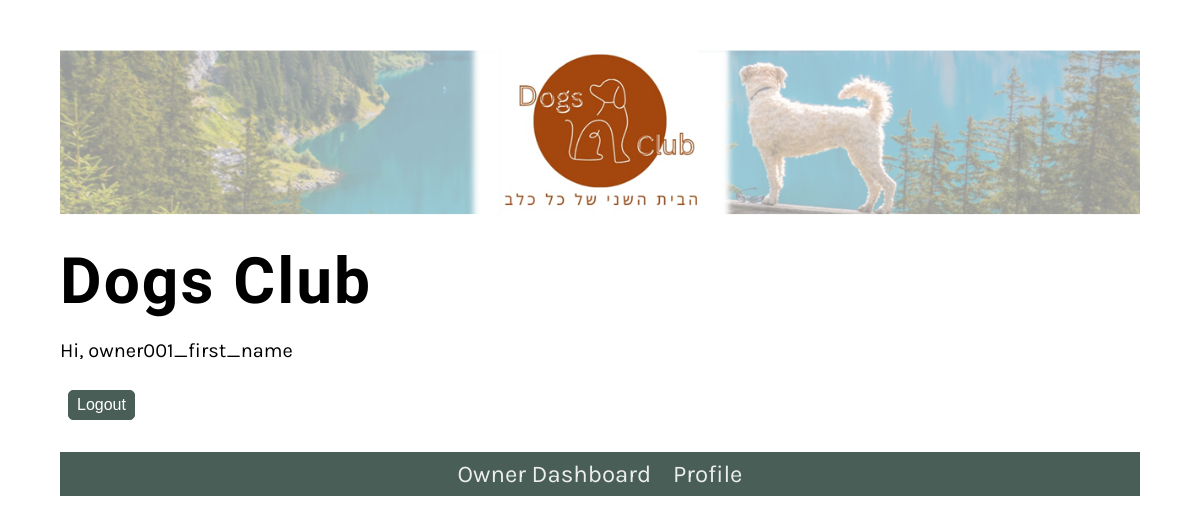
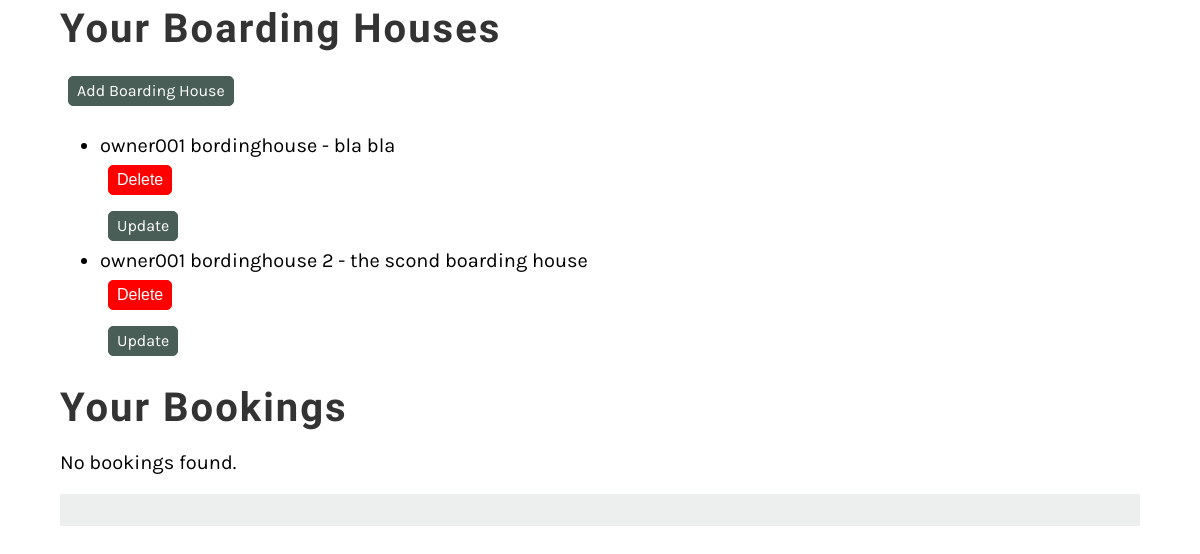
The page /owner/dashboard/ (signed in) on the database as committed earlier (2 pictures, top to bottom).
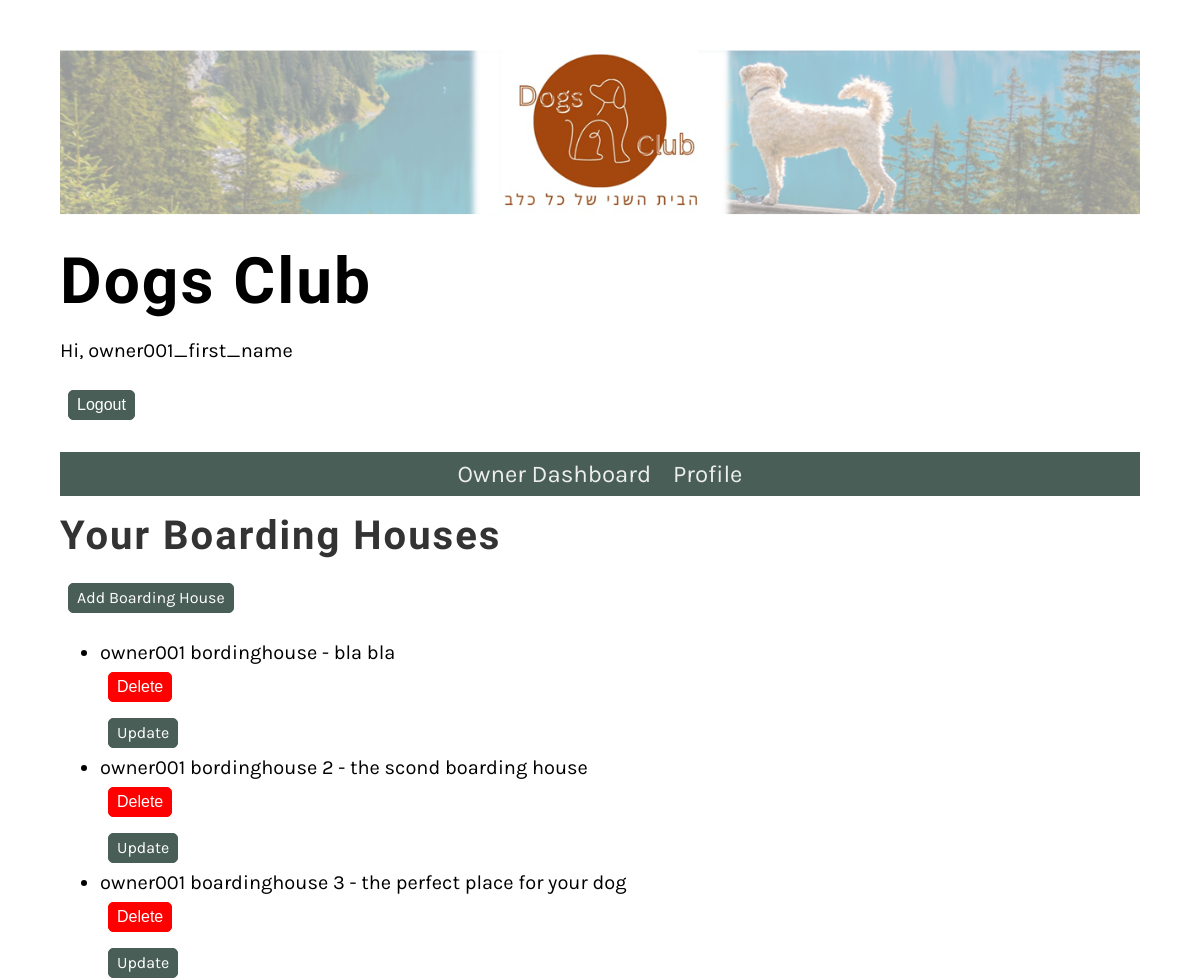
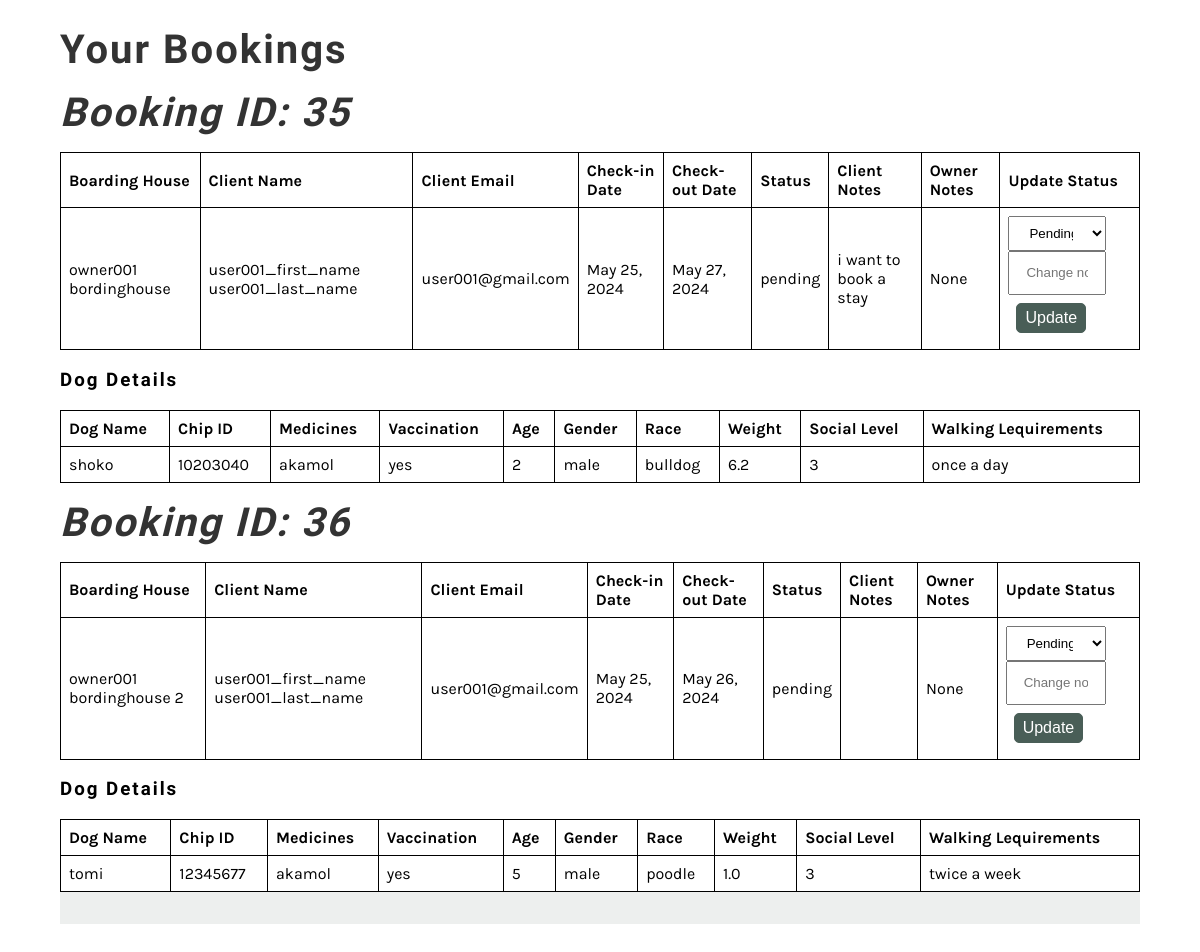
The same page on the database as committed later (2 pictures, top to bottom).
### Website/models.py (models this page shows, shortened)
class BoardingHouse(models.Model):
    DEFAULT_MAP_LOCATION = r"https://www.google.com/maps/embed?pb=!1m18!1m12!1m3!1d3487844.11496039!2d32.44041769453558!3d31.383867609568092!2m3!1f0!2f0!3f0!3m2!1i1024!2i768!4f13.1!3m3!1m2!1s0x1500492432a7c98b%3A0x6a6b422013352cba!2sIsrael!5e0!3m2!1sen!2sil!4v1712740457423!5m2!1sen!2sil"
    user = models.ForeignKey(User, on_delete=models.CASCADE)
    name = models.CharField(max_length=255)
    description = models.TextField()
    location = models.CharField(max_length=255)
    map_location = models.URLField(default=DEFAULT_MAP_LOCATION, max_length=1000)
    contact_details = models.CharField(max_length=255)
    available_spaces = models.PositiveIntegerField()

class Booking(models.Model):
    STATUS_CHOICES = [
        ('pending', 'Pending'),
        ('approved', 'Approved'),
        ('declined', 'Declined'),
    ]
    user = models.ForeignKey(User, on_delete=models.CASCADE)
    boarding_house = models.ForeignKey(BoardingHouse,  on_delete=models.SET_NULL, null=True)
    check_in_date = models.DateField()
    check_out_date = models.DateField()
    status = models.CharField(max_length=10, choices=STATUS_CHOICES, default='pending')
    owner_notes = models.TextField(blank=True, null=True)
    client_notes = models.TextField(blank=True, null=True)
    dog = models.ForeignKey(Dog, on_delete=models.SET_NULL, null=True)

class Dog(models.Model):
    chip_id = models.CharField(primary_key=True, max_length=50, unique=True, verbose_name="CHIPID")
    name = models.CharField(max_length=20, verbose_name="Dog's name")
    owner = models.ForeignKey(User, on_delete=models.CASCADE, verbose_name="Owner")
    medicines = models.CharField(max_length=80, verbose_name="Dog's medicines")
    VACCINATION_CHOICES = [
        ('yes', 'Yes'),
        ('no', 'No')
    ]
    vaccination = models.CharField(max_length=3, choices=VACCINATION_CHOICES, verbose_name="Vaccination", help_text="User type selection (yes/no)")
    age = models.IntegerField(verbose_name="Dog's age")
    GENDER_CHOICES = [
        ('male', 'Male'),
        ('female', 'Female')
    ]
    gender = models.CharField(max_length=8, choices=GENDER_CHOICES, verbose_name="Gender", help_text="User type selection (male/female)")
    race = models.CharField(max_length=20, verbose_name="Dog's race")
    weight = models.FloatField(verbose_name="Dog's weight")
    social_level = models.CharField(max_length=100, verbose_name="Dog's social level")
    walking_requirements = models.CharField(max_length=100, verbose_name="Dog's walking requirements")

### Website/views.py (the view)
# urls.py: path('owner/dashboard/', OwnerDashboardView.as_view(), name='owner_dashboard'),
class OwnerDashboardView(PermissionRequiredMixin, View):
    permission_required = ('Website.view_boardinghouse', 'Website.view_booking', 'Website.add_boardinghouse')
    def get(self, request, *args, **kwargs):
        user = request.user
        boarding_houses = BoardingHouse.objects.filter(user=user)
        bookings = Booking.objects.filter(boarding_house__in=boarding_houses)
        context = {'boarding_houses': boarding_houses, 'bookings': bookings}
        return render(request, 'owner_dashboard.html', context)

### Website/templatetags/custom_filters.py (called while the page is built)
@register.filter
def has_group(user, group_name):
    return user.groups.filter(name=group_name).exists()

### Website/templates/owner_dashboard.html (shortened to what this page needs)
{% extends 'base.html' %}
{% block content %}
  <h2>Your Boarding Houses</h2>
  <a href="{% url 'add_boardinghouse' %}" class = "small_button">Add Boarding House</a>
  {% if boarding_houses %}
    <ul>
      {% for boarding_house in boarding_houses %}
        <li>{{ boarding_house.name }} - {{ boarding_house.description }}</li>
        <form method="post" action="{% url 'delete_boardinghouse' boarding_house.id %}">
          <button type="submit" class = "delete_button">Delete</button>
        </form>
        <a href="{% url 'update_boardinghouse' boarding_house.id %}" class = "small_button">Update</a>
      {% endfor %}
    </ul>
  {% else %}
    <p>No boarding houses found.</p>
  {% endif %}
  <h2>Your Bookings</h2>
  {% if bookings %}
    {% for booking in bookings %}
          <h2><i>Booking ID: {{ booking.id }}</i></h2>
          <table>
            <thead>
              <tr>
                <th>Boarding House</th>
                <th>Client Name</th>
                <th>Client Email</th>
                <th>Check-in Date</th>
                <th>Check-out Date</th>
                <th>Status</th>
                <th>Client Notes</th>
                <th>Owner Notes</th>
                <th>Update Status</th>
              </tr>
            </thead>
            <tbody>
                <tr>
                  <td>{{ booking.boarding_house.name }}</td>
                  <td>{{booking.user.first_name}} {{booking.user.last_name}}</td>
                  <td>{{booking.user.email}}</td>
                  <td>{{ booking.check_in_date }}</td>
                  <td>{{ booking.check_out_date }}</td>
                  <td>{{ booking.status }}</td>
                  <td>{{ booking.client_notes }}</td>
                  <td>{{ booking.owner_notes}} </td>
                  <td>
                    <form method="post" action="{% url 'update_booking_status' booking.id %}">
                      <select name="status">
                        {% for choice in booking.STATUS_CHOICES %}
                          <option value="{{ choice.0 }}" {% if booking.status == choice.0 %}selected{% endif %}>{{ choice.1 }}</option>
                        {% endfor %}
                      </select>
                      <input type="text" name="owner_notes"  placeholder="Change notes...">
                      <button type="submit" class = "small_button">Update</button>
                    </form>
                  </td>
                </tr>
            </tbody>
          </table>
          <h3>Dog Details</h3>
          <table>
            <thead>
              <tr>
                <th>Dog Name</th>
                <th>Chip ID</th>
                <th>Medicines</th>
                <th>Vaccination</th>
                <th>Age</th>
                <th>Gender</th>
                <th>Race</th>
                <th>Weight</th>
                <th>Social Level</th>
                <th>Walking Lequirements</th>
              </tr>
            </thead>
            <tbody>
                <tr>
                  <td>{{ booking.dog.name }}</td>
                  <td>{{ booking.dog.chip_id }}</td>
                  <td>{{ booking.dog.medicines }}</td>
                  <td>{{ booking.dog.vaccination }}</td>
                  <td>{{ booking.dog.age }}</td>
                  <td>{{ booking.dog.gender }}</td>
                  <td>{{ booking.dog.race }}</td>
                  <td>{{ booking.dog.weight }}</td>
                  <td>{{ booking.dog.social_level }}</td>
                  <td>{{ booking.dog.walking_requirements }}</td>
          </table>
        {% endfor %}
  {% else %}
    <p>No bookings found.</p>
  {% endif %}
{% endblock %}

Rows that differ between the two databases and show on the page:
added BoardingHouse: name "owner001 boardinghouse 3", description "the perfect place for your dog"
added Booking: id "35", boarding_house.name "owner001 bordinghouse", user.first_name "user001_first_name", user.last_name "user001_last_name", user.email "user001@gmail.com", check_in_date "May 25, 2024", check_out_date "May 27, 2024", status "pending", client_notes "i want to book a stay", owner_notes "None", status "Pending", dog.name "shoko", dog.chip_id "10203040", dog.medicines "akamol", dog.vaccination "yes", dog.age "2", dog.gender "male", dog.race "bulldog", dog.weight "6.2", dog.social_level "3", dog.walking_requirements "once a day"
added Booking: id "36", boarding_house.name "owner001 bordinghouse 2", user.first_name "user001_first_name", user.last_name "user001_last_name", user.email "user001@gmail.com", check_in_date "May 25, 2024", check_out_date "May 26, 2024", status "pending", owner_notes "None", status "Pending", dog.name "tomi", dog.chip_id "12345677", dog.medicines "akamol", dog.vaccination "yes", dog.age "5", dog.gender "male", dog.race "poodle", dog.weight "1.0", dog.social_level "3", dog.walking_requirements "twice a week"
Other text that changed with them:
text no longer shown: "No bookings found."
